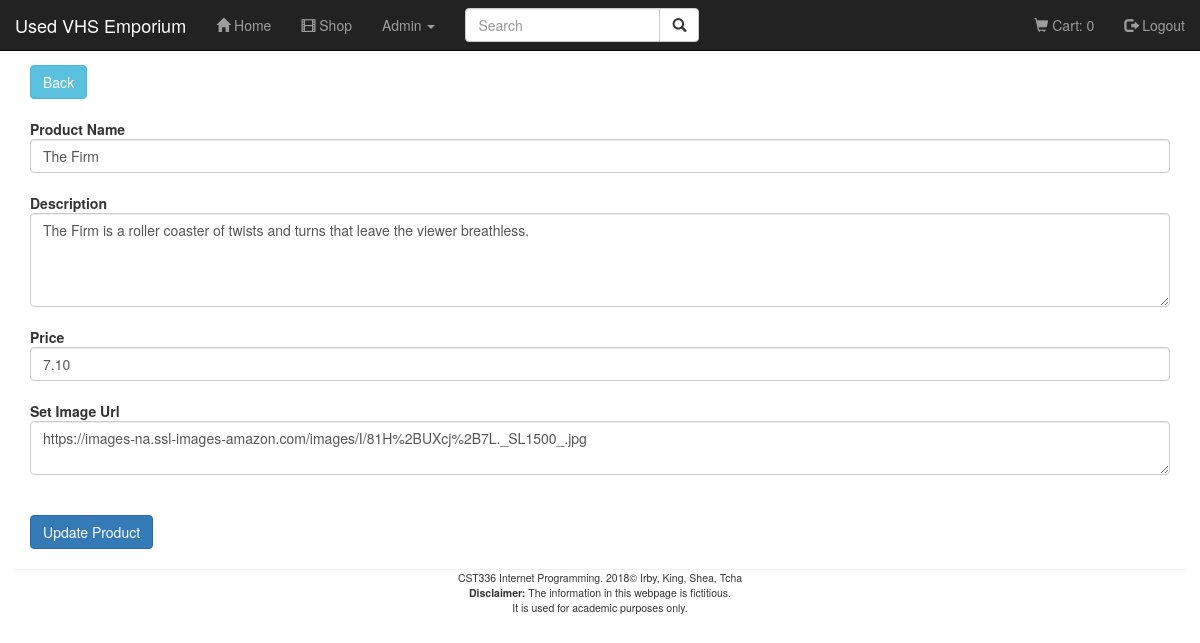
/final-project/updateProduct.php?productId=2 (signed in), run on the app's committed database.
### tables this page shows
CREATE TABLE product
(
 productId   INT NOT NULL AUTO_INCREMENT ,
 NAME        VARCHAR(45) NOT NULL ,
 description VARCHAR(350) NOT NULL ,
 imageURL    VARCHAR(100) NOT NULL ,
 price       DECIMAL(10,2) NOT NULL ,
PRIMARY KEY (productId)
);

### final-project/updateProduct.php (the view, shortened to what this page needs)
<?php
    include 'inc/header.php';
    $conn = getDatabaseConnection();
    if (isset($_GET['productId'])) {
        $product = getProductInfo();
    }
    function getProductInfo() {
        global $conn;
        $sql = "SELECT *
                FROM product
                WHERE productId = " . $_GET['productId'];
        $stmt = $conn->prepare($sql);
        $stmt->execute();
        $record = $stmt->fetch(PDO::FETCH_ASSOC);
        return $record;
    }
?>
    <div class='container'>
        <a href="products.php" class="btn btn-info" role="button">Back</a>
        <br /><br />
        <form>
            <strong>Product Name</strong> <input type="text" class="form-control" value="<?=$product['NAME']?>" name="NAME"><br />
            <strong>Description</strong> <textarea name="description" class="form-control" cols="50" rows ="4"><?=$product['description']?></textarea><br />
            <strong>Price</strong> <input type="text" class="form-control" name="price" value= "<?=$product['price']?>"> <br />
            <strong>Set Image Url</strong> <textarea name="imageURL" class="form-control" cols="50" rows ="2"><?=$product['imageURL']?></textarea><br />
            <br />
            <input type="submit" class="btn btn-primary" name="updateProduct" value="Update Product">
        </form>
    </div>
 <?php
    include 'inc/footer.php';
?>

### final-project/css/styles.css (style rules this page uses)
body { padding-top: 65px; }

### data on the page
product: NAME "The Firm", description "The Firm is a roller coaster of twists and turns that leave the viewer breathless.", price "7.10", imageURL "https://images-na.ssl-images-amazon.com/images/I/81H%2BUXcj%2B7L._SL1500_.jpg"

### other printed values
cartCount() "0"
